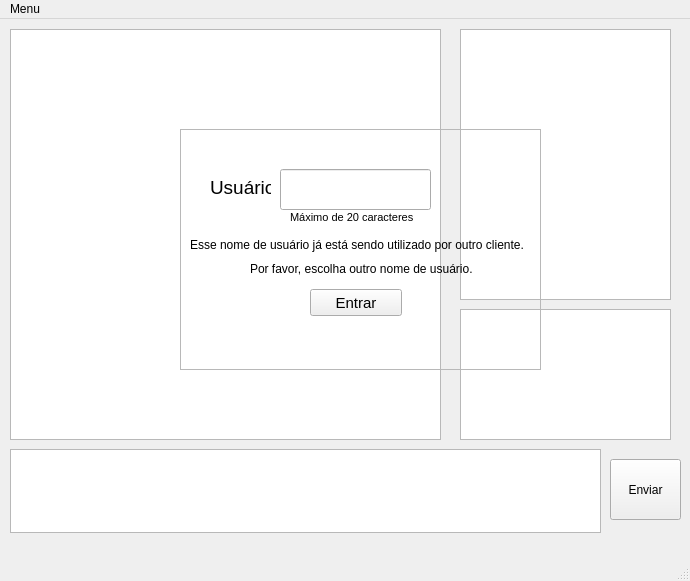
<?xml version="1.0" encoding="UTF-8"?>
<ui version="4.0">
 <class>MainWindow</class>
 <widget class="QMainWindow" name="MainWindow">
  <property name="enabled">
   <bool>true</bool>
  </property>
  <property name="geometry">
   <rect>
    <x>0</x>
    <y>0</y>
    <width>690</width>
    <height>581</height>
   </rect>
  </property>
  <property name="windowTitle">
   <string>MainWindow</string>
  </property>
  <widget class="QWidget" name="centralWidget">
   <widget class="QPlainTextEdit" name="txt_digita">
    <property name="geometry">
     <rect>
      <x>10</x>
      <y>430</y>
      <width>591</width>
      <height>84</height>
     </rect>
    </property>
   </widget>
   <widget class="QPlainTextEdit" name="txt_chat">
    <property name="enabled">
     <bool>true</bool>
    </property>
    <property name="geometry">
     <rect>
      <x>10</x>
      <y>10</y>
      <width>431</width>
      <height>411</height>
     </rect>
    </property>
    <property name="textInteractionFlags">
     <set>Qt::TextSelectableByKeyboard|Qt::TextSelectableByMouse</set>
    </property>
   </widget>
   <widget class="QPlainTextEdit" name="txt_usuarios">
    <property name="enabled">
     <bool>true</bool>
    </property>
    <property name="geometry">
     <rect>
      <x>460</x>
      <y>10</y>
      <width>211</width>
      <height>271</height>
     </rect>
    </property>
    <property name="textInteractionFlags">
     <set>Qt::TextSelectableByKeyboard|Qt::TextSelectableByMouse</set>
    </property>
   </widget>
   <widget class="QPlainTextEdit" name="txt_msg_controle">
    <property name="enabled">
     <bool>true</bool>
    </property>
    <property name="geometry">
     <rect>
      <x>460</x>
      <y>290</y>
      <width>211</width>
      <height>131</height>
     </rect>
    </property>
    <property name="textInteractionFlags">
     <set>Qt::TextSelectableByKeyboard|Qt::TextSelectableByMouse</set>
    </property>
   </widget>
   <widget class="QPushButton" name="btn_enviar">
    <property name="geometry">
     <rect>
      <x>610</x>
      <y>440</y>
      <width>71</width>
      <height>61</height>
     </rect>
    </property>
    <property name="styleSheet">
     <string notr="true"/>
    </property>
    <property name="text">
     <string>Enviar</string>
    </property>
   </widget>
   <widget class="QFrame" name="fr_inicial">
    <property name="geometry">
     <rect>
      <x>180</x>
      <y>110</y>
      <width>361</width>
      <height>241</height>
     </rect>
    </property>
    <property name="font">
     <font>
      <family>Helvetica</family>
      <pointsize>11</pointsize>
     </font>
    </property>
    <property name="frameShape">
     <enum>QFrame::StyledPanel</enum>
    </property>
    <property name="frameShadow">
     <enum>QFrame::Raised</enum>
    </property>
    <widget class="QLineEdit" name="line_login">
     <property name="geometry">
      <rect>
       <x>100</x>
       <y>40</y>
       <width>151</width>
       <height>41</height>
      </rect>
     </property>
     <property name="font">
      <font>
       <family>Helvetica</family>
       <pointsize>15</pointsize>
      </font>
     </property>
     <property name="text">
      <string/>
     </property>
    </widget>
    <widget class="QPushButton" name="btn_entrar">
     <property name="geometry">
      <rect>
       <x>130</x>
       <y>160</y>
       <width>92</width>
       <height>27</height>
      </rect>
     </property>
     <property name="text">
      <string>Entrar</string>
     </property>
     <property name="default">
      <bool>false</bool>
     </property>
    </widget>
    <widget class="QLabel" name="lbl_usuario">
     <property name="geometry">
      <rect>
       <x>30</x>
       <y>50</y>
       <width>61</width>
       <height>17</height>
      </rect>
     </property>
     <property name="font">
      <font>
       <pointsize>14</pointsize>
      </font>
     </property>
     <property name="text">
      <string>Usuário</string>
     </property>
    </widget>
    <widget class="QLabel" name="lbl_max_caracteres">
     <property name="geometry">
      <rect>
       <x>110</x>
       <y>80</y>
       <width>161</width>
       <height>17</height>
      </rect>
     </property>
     <property name="font">
      <font>
       <pointsize>8</pointsize>
      </font>
     </property>
     <property name="text">
      <string>Máximo de 20 caracteres</string>
     </property>
    </widget>
    <widget class="QLabel" name="lbl_usuario_existente">
     <property name="geometry">
      <rect>
       <x>10</x>
       <y>100</y>
       <width>351</width>
       <height>31</height>
      </rect>
     </property>
     <property name="font">
      <font>
       <pointsize>9</pointsize>
      </font>
     </property>
     <property name="text">
      <string>Esse nome de usuário já está sendo utilizado por outro cliente.</string>
     </property>
    </widget>
    <widget class="QLabel" name="lbl_escolher_usuario">
     <property name="geometry">
      <rect>
       <x>70</x>
       <y>130</y>
       <width>241</width>
       <height>20</height>
      </rect>
     </property>
     <property name="font">
      <font>
       <pointsize>9</pointsize>
      </font>
     </property>
     <property name="text">
      <string>Por favor, escolha outro nome de usuário.</string>
     </property>
    </widget>
   </widget>
  </widget>
  <widget class="QMenuBar" name="menuBar">
   <property name="geometry">
    <rect>
     <x>0</x>
     <y>0</y>
     <width>690</width>
     <height>25</height>
    </rect>
   </property>
   <widget class="QMenu" name="menuMenu">
    <property name="title">
     <string>Menu</string>
    </property>
    <addaction name="actionConectar"/>
    <addaction name="actionDesconectar"/>
    <addaction name="separator"/>
    <addaction name="actionSair"/>
   </widget>
   <addaction name="menuMenu"/>
  </widget>
  <widget class="QStatusBar" name="statusBar"/>
  <action name="actionConectar">
   <property name="text">
    <string>Conectar</string>
   </property>
  </action>
  <action name="actionSair">
   <property name="text">
    <string>Sair</string>
   </property>
  </action>
  <action name="actionDesconectar">
   <property name="text">
    <string>Desconectar</string>
   </property>
  </action>
 </widget>
 <layoutdefault spacing="6" margin="11"/>
 <resources/>
 <connections/>
</ui>
